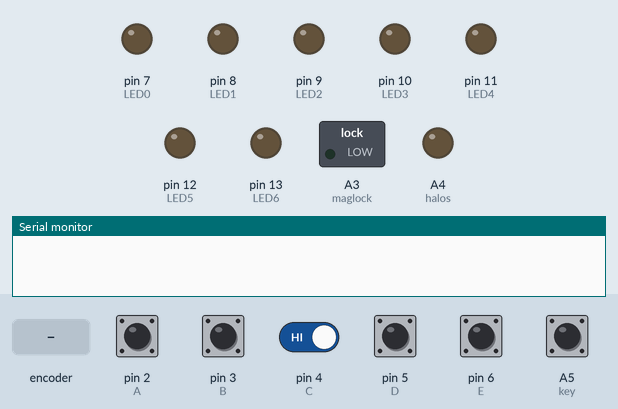
Bench run of a sketch on a simulated Arduino Uno, built with avr-gcc and run on an emulated ATmega328P. Parts: switched loads named in the sketch (green lamp = pin HIGH), output pins drawn as LEDs (lit = HIGH), the last lines printed to the serial monitor. The test bench sets the inputs (shaded band); at power-on: A5 (key), pin 2 (A), pin 3 (B), pin 4 (C), pin 5 (D), pin 6 (E) HIGH.

Above: at 1.2 s.
1.3 s: A5 (key) pulled LOW for 0.15 s
At 1.37 s:
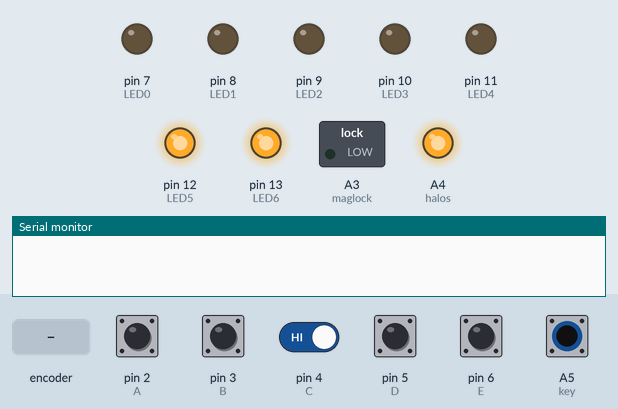
2.9 s: pin 4 (C) driven LOW and A5 (key) driven LOW
At 3.2 s:
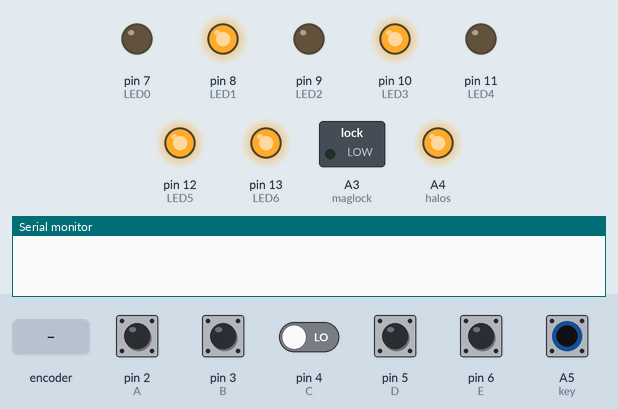
4.4 s: rotary encoder on pin 2 (A) / pin 3 (B) turned 3 steps (first pin leading)
At 5.6 s:
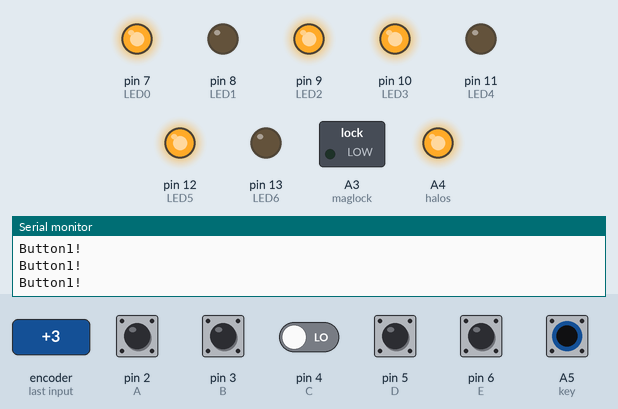
6.5 s: pin 5 (D) pulled LOW for 0.15 s
At 7.2 s:
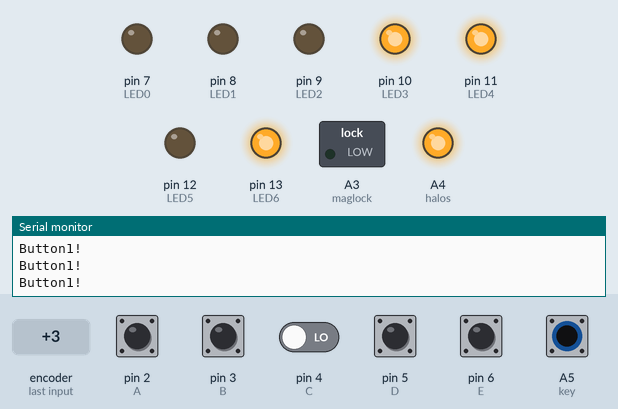
8.1 s: pin 6 (E) pulled LOW for 0.15 s
At 9.3 s:
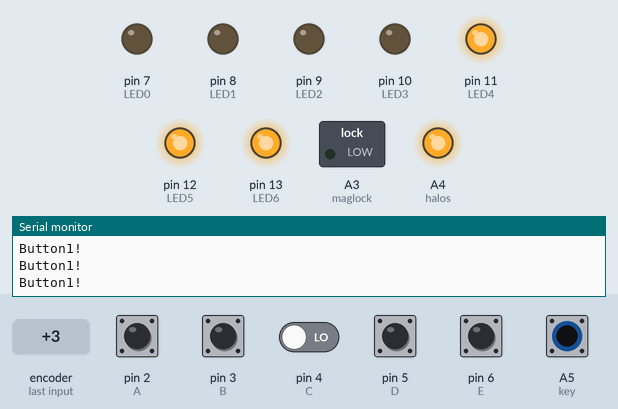
9.7 s: pin 5 (D) pulled LOW for 1 s
At 10.8 s:
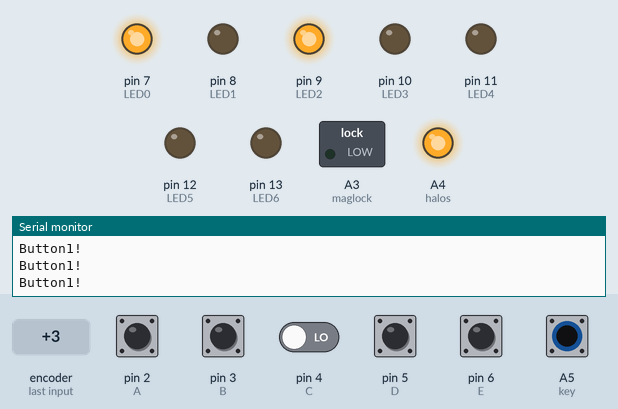
Timing chart, 0 to 12.7 s (numbered marks = the images above; inputs shaded):
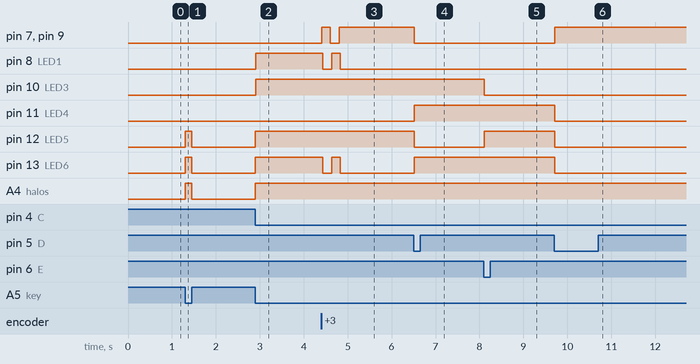

Measured:
- after the input at 1.3 s, pin 12 (LED5), pin 13 (LED6), A4 (halos): LOW → HIGH at once, → LOW 0.15 s later
- after the input at 2.9 s, pin 8 (LED1), pin 10 (LED3), pin 12 (LED5), pin 13 (LED6), A4 (halos): LOW → HIGH at once
- after the input at 4.4 s, pin 7 (LED0), pin 9 (LED2): LOW → HIGH at once, → LOW 0.20 s later, → HIGH 0.20 s later; pin 8 (LED1), pin 13 (LED6): HIGH → LOW at once, → HIGH 0.20 s later, → LOW 0.20 s later
- after the input at 6.5 s, pin 7 (LED0), pin 9 (LED2), pin 12 (LED5): HIGH → LOW at once; pin 11 (LED4), pin 13 (LED6): LOW → HIGH at once
- after the input at 8.1 s, pin 10 (LED3): HIGH → LOW at once; pin 12 (LED5): LOW → HIGH at once
- after the input at 9.7 s, pin 7 (LED0), pin 9 (LED2): LOW → HIGH at once; pin 11 (LED4), pin 12 (LED5), pin 13 (LED6): HIGH → LOW at once

The sketch:

ConnectButtons.ino
```cpp
//Created by Justin Nguyen
//For use by Texas Panic Room

#include <Bounce2.h>
//Inputs
int A = 2;
int B = 3;
int C = 4;
int D = 5;
int E = 6;
int key = A5;
//Outputs
int LED0 = 7;
int LED1 = 8;
int LED2 = 9;
int LED3 = 10;
int LED4 = 11;
int LED5 = 12;
int LED6 = 13;
int halos = A4;
int maglock = A3;

bool keyFlag = false;
bool initial = false;
bool Astate, Aprime;
bool Bstate, Bprime;
bool Cstate, Cprime;
bool Dstate, Dprime;
bool Estate, Eprime;
bool L0, L1, L2, L3, L4, L5, L6;
bool* LEDS[5];
bool flash = false;

Bounce butt0 = Bounce();
Bounce butt1 = Bounce();
Bounce butt2 = Bounce();
Bounce butt3 = Bounce();
Bounce butt4 = Bounce();

Bounce butts[5] = {butt0, butt1, butt2, butt3, butt4};

void setup() {
  Serial.begin(9600);
  pinMode(A, INPUT_PULLUP);
  pinMode(B, INPUT_PULLUP);
  pinMode(C, INPUT_PULLUP);
  pinMode(D, INPUT_PULLUP);
  pinMode(E, INPUT_PULLUP);
  pinMode(key, INPUT_PULLUP);
  butt0.attach(A);
  butt1.attach(B);
  butt2.attach(C);
  butt3.attach(D);
  butt4.attach(E);
  for(int i = 0; i < 5; i++){
    butts[i].interval(50);
  }
  pinMode(LED0, OUTPUT);
  pinMode(LED1, OUTPUT);
  pinMode(LED2, OUTPUT);
  pinMode(LED3, OUTPUT);
  pinMode(LED4, OUTPUT);
  pinMode(LED5, OUTPUT);
  pinMode(LED6, OUTPUT);
  pinMode(halos, OUTPUT);
  pinMode(maglock, OUTPUT);
  L0 = false;
  L1 = false;
  L2 = false;
  L3 = false;
  L4 = false;
  L5 = false;
  L6 = false;
  digitalWrite(LED0, L0);
  digitalWrite(LED1, L1);
  digitalWrite(LED2, L2);
  digitalWrite(LED3, L3);
  digitalWrite(LED4, L4);
  digitalWrite(LED5, L5);
  digitalWrite(LED6, L6);
  digitalWrite(halos, LOW);
}

void loop() {
  while(digitalRead(key)){
    L0 = false;
    L1 = false;
    L2 = false;
    L3 = false;
    L4 = false;
    L5 = false;
    L6 = false;
    digitalWrite(LED0, L0);
    digitalWrite(LED1, L1);
    digitalWrite(LED2, L2);
    digitalWrite(LED3, L3);
    digitalWrite(LED4, L4);
    digitalWrite(LED5, L5);
    digitalWrite(LED6, L6);
    digitalWrite(halos, LOW);
    initial = false;
    flash = false;
  }
  if(!initial){
    //Starting State
    digitalWrite(LED6, HIGH);
    L6 = true;
    digitalWrite(LED5, HIGH);
    L5 = true;
    digitalWrite(halos, HIGH);
    initial = true;
  }

  butt0.update();
  if (butt0.fell()){
    L0 = !L0;
    L2 = !L2;
  }

  butt1.update();
  if (butt1.fell()){
    Serial.println("Button1!");
    L1 = !L1;
    L6 = !L6;
  }

  butt2.update();
  if (butt2.fell()){
    L1 = !L1;
    L3 = !L3;
  }

  butt3.update();
  if (butt3.fell()){
    L0 = !L0;
    L2 = !L2;
    L4 = !L4;
    L5 = !L5;
    L6 = !L6;
  }
  butt4.update();
  if (butt4.fell()){
    L3 = !L3;
    L5 = !L5;
  }

  digitalWrite(LED0, L0);
  digitalWrite(LED1, L1);
  digitalWrite(LED2, L2);
  digitalWrite(LED3, L3);
  digitalWrite(LED4, L4);
  digitalWrite(LED5, L5);
  digitalWrite(LED6, L6);

  if (L0 && L1 && L2 && L3 && L4 && L5 && L6){
    if(!flash){
      for(int i = 0; i < 2; i++){
        digitalWrite(LED0, LOW);
        digitalWrite(LED1, LOW);
        digitalWrite(LED2, LOW);
        digitalWrite(LED3, LOW);
        digitalWrite(LED4, LOW);
        digitalWrite(LED5, LOW);
        digitalWrite(LED6, LOW);
        delay(500);
        digitalWrite(LED0, HIGH);
        digitalWrite(LED1, HIGH);
        digitalWrite(LED2, HIGH);
        digitalWrite(LED3, HIGH);
        digitalWrite(LED4, HIGH);
        digitalWrite(LED5, HIGH);
        digitalWrite(LED6, HIGH);
        delay(500);
      }
      digitalWrite(maglock, HIGH);
      delay(50);
      digitalWrite(maglock, LOW);
      flash = true;
    }
  }
  else{
    digitalWrite(maglock, LOW);
  }
}
```
